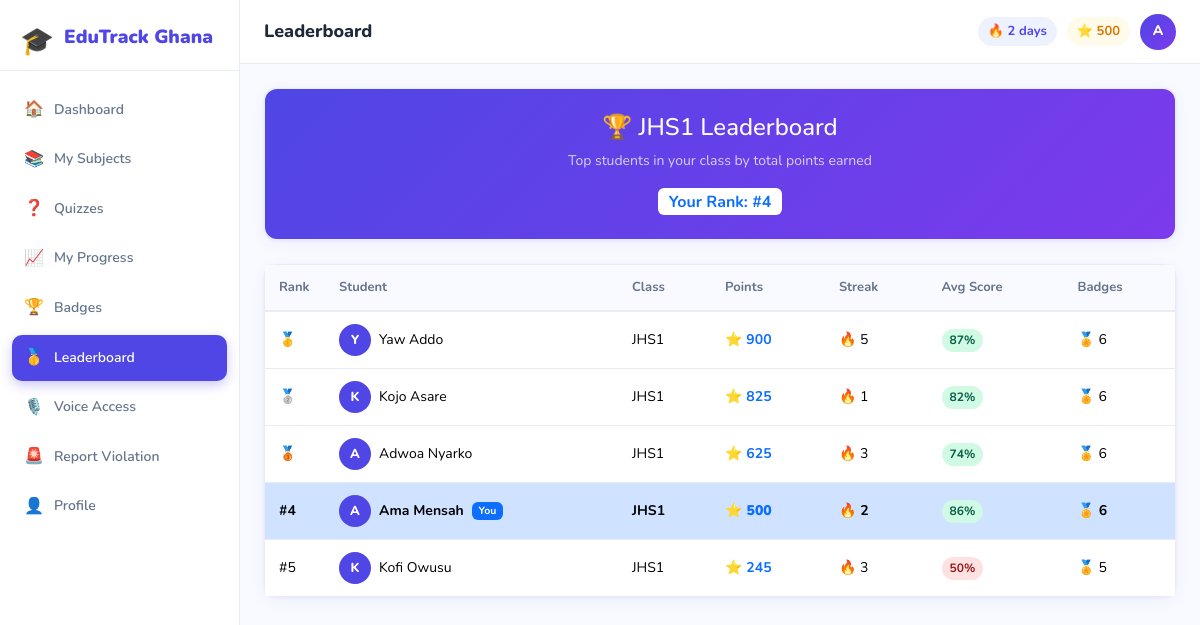
The app's page /student/leaderboard.php (signed in) with its own data.
### tables this page shows
CREATE TABLE `students` (
  `id` int(11) NOT NULL AUTO_INCREMENT,
  `school_id` int(11) NOT NULL DEFAULT 1,
  `teacher_id` int(11) DEFAULT NULL,
  `full_name` varchar(150) NOT NULL,
  `email` varchar(150) NOT NULL,
  `password_hash` varchar(255) NOT NULL,
  `student_id` varchar(50) DEFAULT NULL,
  `class_level` enum('JHS1','JHS2','JHS3') DEFAULT 'JHS1',
  `gender` enum('Male','Female','Other') DEFAULT 'Male',
  `date_of_birth` date DEFAULT NULL,
  `avatar` varchar(255) DEFAULT NULL,
  `learning_style` enum('visual','auditory','kinesthetic','reading') DEFAULT 'visual',
  `difficulty_level` enum('beginner','intermediate','advanced') DEFAULT 'beginner',
  `total_points` int(11) DEFAULT 0,
  `current_streak` int(11) DEFAULT 0,
  `longest_streak` int(11) DEFAULT 0,
  `last_activity_date` date DEFAULT NULL,
  `is_active` tinyint(1) DEFAULT 1,
  `last_login` datetime DEFAULT NULL,
  `login_count` int(11) DEFAULT 0,
  `created_at` timestamp NOT NULL DEFAULT current_timestamp(),
  `updated_at` timestamp NOT NULL DEFAULT current_timestamp() ON UPDATE current_timestamp(),
  `must_change_password` tinyint(1) DEFAULT 0,
  `parent_name` varchar(255) DEFAULT NULL,
  `parent_email` varchar(255) DEFAULT NULL,
  `parent_phone` varchar(50) DEFAULT NULL,
  PRIMARY KEY (`id`),
  UNIQUE KEY `email` (`email`),
  KEY `fk_student_school` (`school_id`),
  KEY `fk_student_teacher` (`teacher_id`),
  CONSTRAINT `fk_student_school` FOREIGN KEY (`school_id`) REFERENCES `schools` (`id`),
  CONSTRAINT `fk_student_teacher` FOREIGN KEY (`teacher_id`) REFERENCES `teachers` (`id`) ON DELETE SET NULL ON UPDATE SET NULL
);

### auth/auth.php (called while the page is built, shortened)
<?php
require_once __DIR__ . '/../config/db.php';
function isLoggedIn(): bool {
    return isset($_SESSION['user_id']) && isset($_SESSION['user_type']);
}
function getCurrentUser(): ?array {
    $table = match ($_SESSION['user_type']) {
        'admin' => 'admins',
        'teacher' => 'teachers',
        default => 'students',
    };
    return dbRow("SELECT * FROM $table WHERE id = ?", [$_SESSION['user_id']]);
}

### config/db.php (called while the page is built, shortened)
<?php
function getDB(): PDO {
    static $pdo = null;
    if ($pdo === null) {
        try {
            $dsn = "mysql:host=" . DB_HOST . ";dbname=" . DB_NAME . ";charset=" . DB_CHARSET;
            $options = [
                PDO::ATTR_ERRMODE            => PDO::ERRMODE_EXCEPTION,
                PDO::ATTR_DEFAULT_FETCH_MODE => PDO::FETCH_ASSOC,
                PDO::ATTR_EMULATE_PREPARES   => false,
            ];
            $pdo = new PDO($dsn, DB_USER, DB_PASS, $options);
        } catch (PDOException $exception) {
            error_log('EduTrack database connection failed: ' . $exception->getMessage());
            http_response_code(500);
            exit('Database connection unavailable.');
        }
    }
    return $pdo;
}
function dbQuery(string $sql, array $params = []): \PDOStatement {
    $stmt = getDB()->prepare($sql);
    $stmt->execute($params);
    return $stmt;
}
function dbRow(string $sql, array $params = []): ?array {
    return dbQuery($sql, $params)->fetch() ?: null;
}
function dbRows(string $sql, array $params = []): array {
    return dbQuery($sql, $params)->fetchAll();
}
function dbValue(string $sql, array $params = []): mixed {
    return dbQuery($sql, $params)->fetchColumn();
}

### student/leaderboard.php (the view, shortened to what this page needs)
<?php
require_once __DIR__ . '/../auth/auth.php';
$studentId = $_SESSION['user_id'];
$student = getCurrentUser();
$classLevel = (string)($student['class_level'] ?? '');
$schoolId = (int)($student['school_id'] ?? 0);
$topStudents = dbRows(
    "SELECT s.id, s.full_name, s.class_level, s.total_points, s.current_streak,
            (SELECT COUNT(*) FROM student_badges sb WHERE sb.student_id = s.id) as badge_count,
            (SELECT AVG(qa.score) FROM quiz_attempts qa WHERE qa.student_id = s.id) as avg_score
     FROM students s
     WHERE s.is_active = 1 AND s.class_level = ? AND s.school_id = ?
     ORDER BY s.total_points DESC, s.full_name ASC, s.id ASC
     LIMIT 20",
    [$classLevel, $schoolId]
);
$myRank = (int)dbValue(
    "SELECT COUNT(*) + 1
     FROM students s
     WHERE s.is_active = 1
       AND s.class_level = ?
       AND s.school_id = ?
       AND (
           s.total_points > ?
           OR (s.total_points = ? AND s.full_name < ?)
           OR (s.total_points = ? AND s.full_name = ? AND s.id < ?)
       )",
    [
        $classLevel,
        $schoolId,
        (int)($student['total_points'] ?? 0),
        (int)($student['total_points'] ?? 0),
        (string)($student['full_name'] ?? ''),
        (int)($student['total_points'] ?? 0),
        (string)($student['full_name'] ?? ''),
        $studentId,
    ]
);
$pageTitle = 'Leaderboard';
$activeNav = 'leaderboard';
require_once __DIR__ . '/../includes/header.php';
?>
<div class="card edu-card mb-4">
    <div class="card-body text-center py-4" style="background:linear-gradient(135deg,#4F46E5,#7C3AED);border-radius:12px;color:white">
        <h4>&#127942; <?= htmlspecialchars($classLevel) ?> Leaderboard</h4>
        <p class="mb-0 opacity-75">Top students in your class by total points earned</p>
        <?php if ($myRank): ?>
            <div class="mt-3">
                <span class="badge bg-white text-primary fs-6">Your Rank: #<?= $myRank ?></span>
            </div>
        <?php endif; ?>
    </div>
</div>
<div class="card edu-card">
    <div class="card-body p-0">
        <div class="table-responsive">
            <table class="table edu-table mb-0">
                <thead>
                    <tr>
                        <th width="60">Rank</th>
                        <th>Student</th>
                        <th>Class</th>
                        <th>Points</th>
                        <th>Streak</th>
                        <th>Avg Score</th>
                        <th>Badges</th>
                    </tr>
                </thead>
                <tbody>
                    <?php foreach ($topStudents as $i => $s): ?>
                    <tr class="<?= $s['id'] == $studentId ? 'table-primary fw-bold' : '' ?>">
                        <td>
                            <?php if ($i === 0): ?>&#129351;
                            <?php elseif ($i === 1): ?>&#129352;
                            <?php elseif ($i === 2): ?>&#129353;
                            <?php else: ?>#<?= $i + 1 ?>
                            <?php endif; ?>
                        </td>
                        <td>
                            <div class="d-flex align-items-center gap-2">
                                <div class="user-avatar-sm"><?= strtoupper(substr($s['full_name'], 0, 1)) ?></div>
                                <?= htmlspecialchars($s['full_name']) ?>
                                <?php if ($s['id'] == $studentId): ?>
                                    <span class="badge bg-primary">You</span>
                                <?php endif; ?>
                            </div>
                        </td>
                        <td><?= htmlspecialchars($s['class_level']) ?></td>
                        <td><strong class="text-primary">&#11088; <?= number_format((int)$s['total_points']) ?></strong></td>
                        <td>&#128293; <?= (int)$s['current_streak'] ?></td>
                        <td>
                            <?php if ($s['avg_score']): ?>
                                <span class="score-badge <?= $s['avg_score'] >= 60 ? 'score-pass' : 'score-fail' ?>">
                                    <?= round($s['avg_score']) ?>%
                                </span>
                            <?php else: ?>-<?php endif; ?>
                        </td>
                        <td>&#127941; <?= (int)$s['badge_count'] ?></td>
                    </tr>
                    <?php endforeach; ?>
                </tbody>
            </table>
        </div>
    </div>
</div>
<?php require_once __DIR__ . '/../includes/footer.php'; ?>

### includes/header.php (shortened to what this page needs)
<?php
$user = getCurrentUser();
$userType = $_SESSION['user_type'] ?? 'student';
?>
<!DOCTYPE html>
<html lang="en">
<head>
    <link href="https://cdn.jsdelivr.net/npm/bootstrap@5.3.2/dist/css/bootstrap.min.css" rel="stylesheet">
    <link href="<?= BASE_URL ?>/assets/css/style.css?v=<?= filemtime(__DIR__ . '/../assets/css/style.css') ?>" rel="stylesheet">
</head>
<body class="dashboard-body">
<div class="sidebar" id="sidebar">
    <div class="sidebar-brand">
        <span class="logo-icon" aria-hidden="true">🎓</span>
        <span class="logo-text">EduTrack Ghana</span>
    </div>
    <?php if ($userType === 'student'): ?>
    <nav class="sidebar-nav">
        <a href="<?= BASE_URL ?>/student/dashboard.php"
           class="nav-item <?= ($activeNav??'')==='dashboard'?'active':'' ?>">
            <span class="nav-icon">🏠</span> Dashboard
        </a>
        <a href="<?= BASE_URL ?>/student/subjects.php"
           class="nav-item <?= ($activeNav??'')==='subjects'?'active':'' ?>">
            <span class="nav-icon">📚</span> My Subjects
        </a>
        <a href="<?= BASE_URL ?>/student/quizzes.php"
           class="nav-item <?= ($activeNav??'')==='quizzes'?'active':'' ?>">
            <span class="nav-icon">❓</span> Quizzes
        </a>
        <a href="<?= BASE_URL ?>/student/progress.php"
           class="nav-item <?= ($activeNav??'')==='progress'?'active':'' ?>">
            <span class="nav-icon">📈</span> My Progress
        </a>
        <a href="<?= BASE_URL ?>/student/badges.php"
           class="nav-item <?= ($activeNav??'')==='badges'?'active':'' ?>">
            <span class="nav-icon">🏆</span> Badges
        </a>
        <a href="<?= BASE_URL ?>/student/leaderboard.php"
           class="nav-item <?= ($activeNav??'')==='leaderboard'?'active':'' ?>">
            <span class="nav-icon">🥇</span> Leaderboard
        </a>
        <a href="<?= BASE_URL ?>/student/accessibility.php"
           class="nav-item <?= ($activeNav??'')==='accessibility'?'active':'' ?>">
            <span class="nav-icon">🎙️</span> Voice Access
        </a>
        <a href="<?= BASE_URL ?>/student/report_violation.php"
           class="nav-item <?= ($activeNav??'')==='report_violation'?'active':'' ?>">
            <span class="nav-icon">🚨</span> Report Violation
        </a>
        <a href="<?= BASE_URL ?>/student/profile.php"
           class="nav-item <?= ($activeNav??'')==='profile'?'active':'' ?>">
            <span class="nav-icon">👤</span> Profile
        </a>
    </nav>
    <?php endif; ?>
</div>
<div class="main-content" id="mainContent">
    <div class="topbar">
        <div class="topbar-title">
            <?= htmlspecialchars($pageTitle ?? 'Dashboard') ?>
        </div>
        <div class="topbar-right">
            <?php if ($userType === 'student' && $user): ?>
                <div class="streak-badge" title="Current streak">
                    🔥 <?= (int)$user['current_streak'] ?> days
                </div>
                <div class="points-badge" title="Total points">
                    ⭐ <?= number_format($user['total_points']) ?>
                </div>
            <?php endif; ?>
            <div class="dropdown user-menu">
                <button class="user-avatar-top user-avatar-button dropdown-toggle"
                        type="button"
                        data-bs-toggle="dropdown"
                        data-bs-auto-close="outside"
                        aria-expanded="false"
                        aria-label="Open account menu">
                    <?= strtoupper(substr($user['full_name'] ?? 'U', 0, 1)) ?>
                </button>
            </div>
        </div>
    </div>
    <div class="page-content">

### assets/css/style.css (style rules this page uses)
:root { --primary: #4F46E5; --primary-light: #818CF8; --primary-soft: #EEF2FF; --secondary: #7C3AED; --accent: #EC4899; --success: #10B981; --warning: #F59E0B; --danger: #EF4444; --info: #0EA5E9; --bg: #F8FAFF; --surface: #FFFFFF; --border: #E8ECF4; --text: #1E293B; --text-muted: #64748B; --sidebar-w: 240px; --topbar-h: 64px; --radius: 12px; --shadow: 0 1px 3px rgba(79,70,229,.08), 0 4px 16px rgba(79,70,229,.06); --shadow-lg: 0 8px 32px rgba(79,70,229,.12); }
*, *::before, *::after { box-sizing: border-box; }
body { font-family: 'Nunito', sans-serif; background: var(--bg); color: var(--text); margin: 0; font-size: 14px; line-height: 1.6; }
a { text-decoration: none; color: var(--primary); }
.logo-icon { font-size: 32px; }
.logo-text { font-size: 24px; font-weight: 900; color: white; }
.dashboard-body { overflow-x: hidden; }
.sidebar { position: fixed; left: 0; top: 0; bottom: 0; width: var(--sidebar-w); background: var(--surface); border-right: 1px solid var(--border); display: flex; flex-direction: column; z-index: 1000; transition: transform .3s ease; }
.sidebar-brand { padding: 20px 20px 16px; display: flex; align-items: center; gap: 10px; border-bottom: 1px solid var(--border); }
.sidebar-brand .logo-icon { width: 34px; height: 34px; display: grid; place-items: center; font-size: 27px; color: var(--primary); }
.sidebar-brand .logo-text { font-size: 19px; font-weight: 900; color: var(--primary); }
.sidebar-nav { flex: 1; padding: 16px 12px; overflow-y: auto; }
.nav-item { display: flex; align-items: center; gap: 10px; padding: 10px 12px; border-radius: 10px; color: var(--text-muted); font-weight: 600; font-size: 14px; margin-bottom: 4px; transition: all .2s; cursor: pointer; }
.nav-item.active { background: var(--primary); color: white; box-shadow: 0 4px 12px rgba(79,70,229,.3); }
.nav-icon { font-size: 16px; min-width: 20px; text-align: center; }
.main-content { margin-left: var(--sidebar-w); min-height: 100vh; transition: margin .3s ease; }
.topbar { height: var(--topbar-h); background: var(--surface); border-bottom: 1px solid var(--border); display: flex; align-items: center; padding: 0 24px; gap: 16px; position: sticky; top: 0; z-index: 100; }
.topbar-title { font-weight: 800; font-size: 18px; flex: 1; }
.topbar-right { display: flex; align-items: center; gap: 10px; }
.streak-badge, .points-badge { background: var(--primary-soft); color: var(--primary); padding: 4px 10px; border-radius: 20px; font-weight: 700; font-size: 13px; }
.points-badge { background: #FFFBEB; color: #D97706; }
.user-avatar-sm { width: 32px; height: 32px; border-radius: 50%; background: var(--primary); color: white; display: flex; align-items: center; justify-content: center; font-weight: 800; font-size: 13px; flex-shrink: 0; }
.user-avatar-top { width: 36px; height: 36px; border-radius: 50%; background: linear-gradient(135deg, var(--primary), var(--secondary)); color: white; display: flex; align-items: center; justify-content: center; font-weight: 800; font-size: 14px; }
.user-avatar-button { border: 0; padding: 0; cursor: pointer; box-shadow: 0 0 0 3px transparent; transition: box-shadow .2s ease, transform .2s ease; }
.user-avatar-button::after { display: none; }
.page-content { width: 100%; padding: 24px; max-width: 1400px; margin: 0 auto; }
.edu-card { border: 1px solid var(--border) !important; border-radius: var(--radius) !important; box-shadow: var(--shadow) !important; }
.edu-table thead th { background: var(--bg); font-weight: 700; font-size: 13px; border-bottom: 2px solid var(--border); color: var(--text-muted); padding: 12px 14px; }
.edu-table tbody td { padding: 12px 14px; border-bottom: 1px solid var(--border); vertical-align: middle; font-size: 14px; }
.edu-table tbody tr:last-child td { border-bottom: none; }
.score-badge { display: inline-block; padding: 2px 8px; border-radius: 20px; font-weight: 700; font-size: 12px; }
.score-pass { background: #D1FAE5; color: #065F46; }
.score-fail { background: #FEE2E2; color: #991B1B; }

### records on screen
students: current_streak "2", total_points "500", full_name "A", class_level "JHS1", full_name "Ama Mensah", shows "You", avg_score "86", badge_count "6"
students: full_name "Y", full_name "Yaw Addo", class_level "JHS1", total_points "900", current_streak "5", avg_score "87", badge_count "6"
students: full_name "K", full_name "Kojo Asare", class_level "JHS1", total_points "825", current_streak "1", avg_score "82", badge_count "6"
students: full_name "A", full_name "Adwoa Nyarko", class_level "JHS1", total_points "625", current_streak "3", avg_score "74", badge_count "6"
students: full_name "K", full_name "Kofi Owusu", class_level "JHS1", total_points "245", current_streak "3", avg_score "50", badge_count "5"

### other values on screen
$pageTitle "Leaderboard"
$myRank "4"
